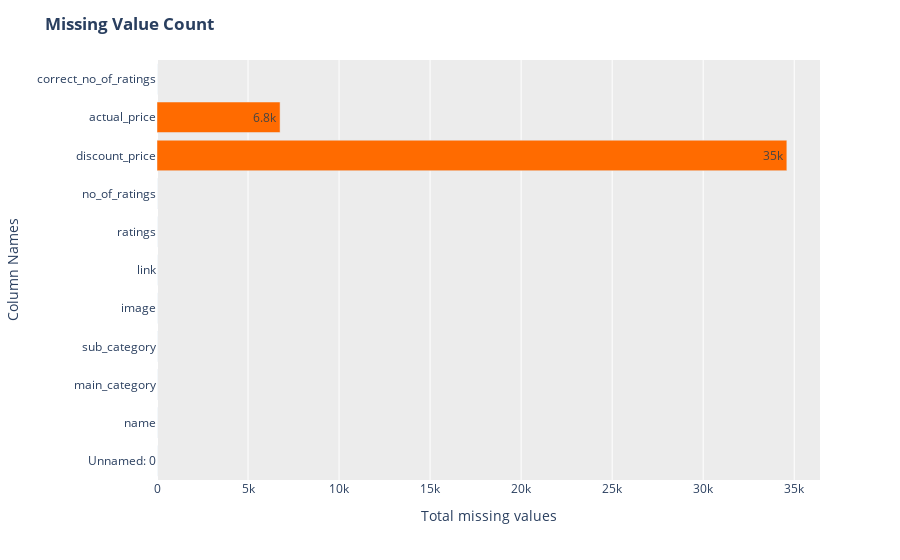

The cell this chart's notebook holds for it:
### Code cell
# Plot the total missing values
x = mod_df.isnull().sum()

fig = px.bar(x, orientation = "h",  text_auto='.2s',
            color_discrete_sequence= ["#ff6b00"] * len(x))
fig.update_layout(
    title="<b>Missing Value Count</b>",
    xaxis_title="Total missing values",
    yaxis_title="Column Names",
    plot_bgcolor = "#ECECEC",
    showlegend=False
)
fig.show()

### Figure 1 — Plotly figure (JSON) as saved in the notebook; plotly's stock layout.template omitted (floating-point values rounded to 4 significant figures)
{"data": [{"alignmentgroup": "True", "hovertemplate": "variable=0<br>value=%{x}<br>index=%{y}<extra></extra>", "legendgroup": "0", "marker": {"color": "#ff6b00", "pattern": {"shape": ""}}, "name": "0", "offsetgroup": "0", "orientation": "h", "showlegend": true, "textposition": "auto", "texttemplate": "%{x:.2s}", "type": "bar", "x": [0, 0, 0, 0, 0, 0, 0, 0, 34595, 6761, 0], "xaxis": "x", "y": ["Unnamed: 0", "name", "main_category", "sub_category", "image", "link", "ratings", "no_of_ratings", "discount_price", "actual_price", "correct_no_of_ratings"], "yaxis": "y"}], "layout": {"barmode": "relative", "legend": {"title": {"text": "variable"}, "tracegroupgap": 0}, "margin": {"t": 60}, "plot_bgcolor": "#ECECEC", "showlegend": false, "title": {"text": "<b>Missing Value Count</b>"}, "xaxis": {"anchor": "y", "domain": [0, 1], "title": {"text": "Total missing values"}}, "yaxis": {"anchor": "x", "domain": [0, 1], "title": {"text": "Column Names"}}}}
